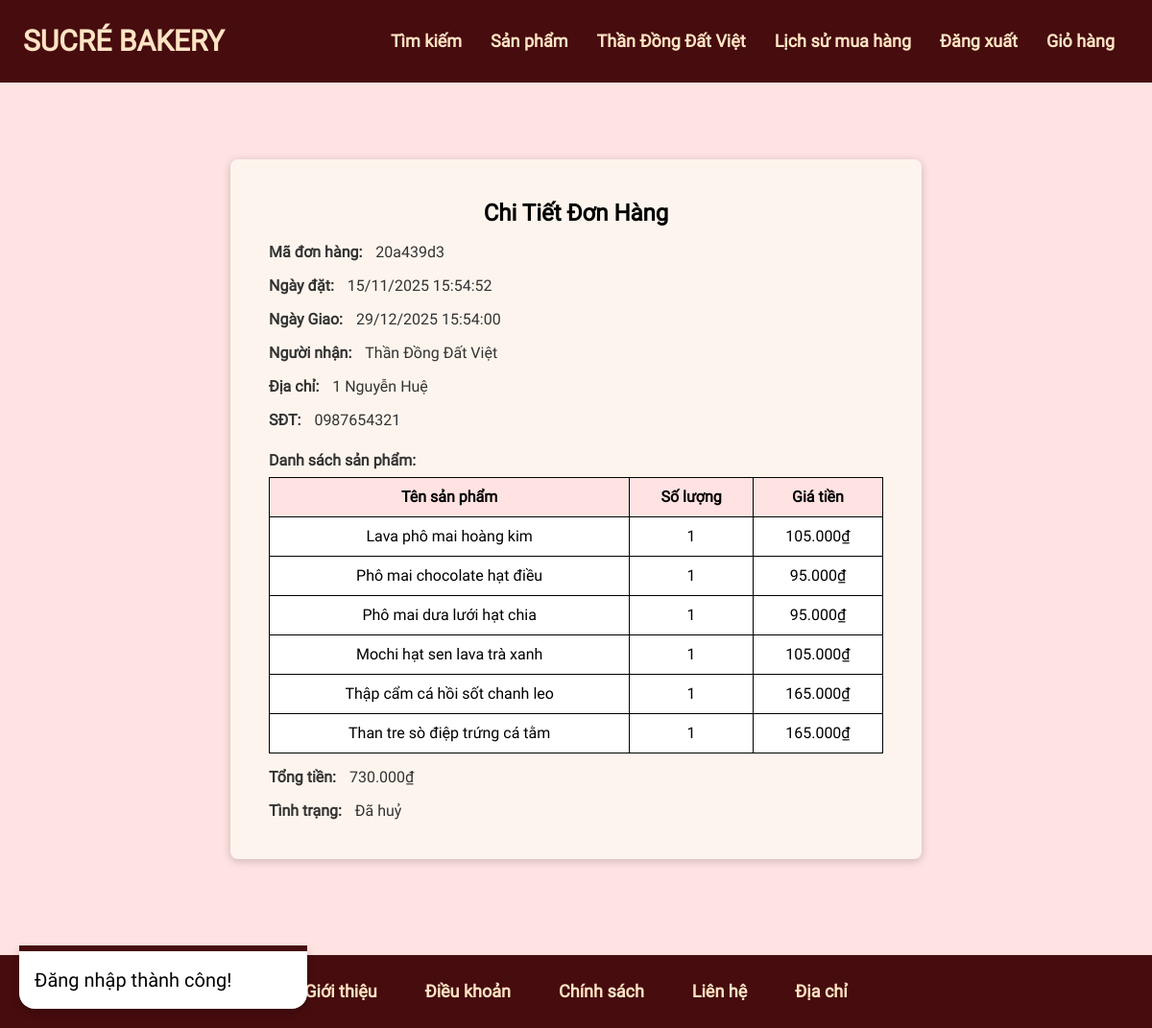
The app's page /?direct=particular&od_id=20a439d3 (signed in) with its own data.
### tables this page shows
CREATE TABLE `user` (
  `us_id` int(11) NOT NULL,
  `us_name` varchar(50) NOT NULL,
  `us_password` varchar(50) NOT NULL,
  `us_number_phone` varchar(10) NOT NULL,
  `us_address` varchar(100) NOT NULL
);

CREATE TABLE `order` (
  `od_id` varchar(8) NOT NULL,
  `od_created_on` datetime NOT NULL,
  `od_delivery_time` datetime NOT NULL,
  `od_person_receive` varchar(50) NOT NULL,
  `od_address` varchar(100) NOT NULL,
  `od_number_phone` varchar(10) NOT NULL,
  `od_price` int(11) NOT NULL,
  `us_id` int(11) NOT NULL,
  `os_id` int(11) NOT NULL,
  `ad_id` int(11) DEFAULT NULL
);

CREATE TABLE `product_order` (
  `pod_id` int(11) NOT NULL,
  `od_id` varchar(8) NOT NULL,
  `pod_name` varchar(50) NOT NULL,
  `pod_quantity` int(11) NOT NULL,
  `pod_price` int(11) NOT NULL,
  `pod_created_on` datetime NOT NULL
);

CREATE TABLE `order_status` (
  `os_id` int(11) NOT NULL,
  `os_name` varchar(50) NOT NULL
);

### api/core.php (called while the page is built, shortened)
<?php
require __DIR__ . "/./trait/account.php";
require __DIR__ . "/./trait/order.php";
class Api
{
    function __construct()
    {
        $hostname = "localhost";
        $username = "root";
        $password = "";
        $database = "db_sucre_web";
        $this->connection = new mysqli($hostname, $username, $password, $database);
    }
}
$api = new Api();

### api/trait/account.php (called while the page is built, shortened)
<?php
trait Account
{
    function get_user_info()
    {
        $us_info = $_SESSION["us_info"] ?? null;
        $us_number_phone = $us_info["us_number_phone"];
        $sql = "SELECT *
                FROM `user`
                WHERE `us_number_phone` = '$us_number_phone';";
        $result = $this->connection->query($sql)->fetch_assoc();
        return $_SESSION["us_info"];
    }
}

### api/trait/order.php (called while the page is built, shortened)
<?php
trait Order
{
    function get_order_info($od_id)
    {
        $sql = "SELECT *
                FROM `order` as od
                INNER JOIN `order_status` as os
                ON od.`os_id` = os.`os_id`
                INNER JOIN `user` as us
                ON od.`us_id` = us.`us_id`
                WHERE od.`od_id` = '$od_id';";
        $result = $this->connection->query($sql);
        return $result->fetch_assoc();
    }
    function get_order_products_info($od_id)
    {
        $sql = "SELECT *
                FROM `product_order`
                WHERE `od_id` = '$od_id'
                ORDER BY `pod_created_on` ASC;";
        $result = $this->connection->query($sql);
        return $result->fetch_all(MYSQLI_ASSOC);
    }
}

### src/user/page/pay/particular.php (the view, shortened to what this page needs)
<?php
global $api;
$od_id = $_GET["od_id"];
$order = $api->get_order_info($od_id);
?>
<div class="layout-container">
    <div class="particular-container">
        <h2 class="particular-title">Chi Tiết Đơn Hàng</h2>
        <p><strong>Mã đơn hàng: </strong> <?= $order["od_id"] ?></p>
        <p><strong>Ngày đặt: </strong><?= convert_datetime($order["od_created_on"]) ?></p>
        <p><strong>Ngày Giao: </strong><?= convert_datetime($order["od_delivery_time"]) ?></p>
        <p><strong>Người nhận: </strong><?= $order["od_person_receive"] ?></p>
        <p><strong>Địa chỉ: </strong><?= $order["od_address"] ?></p>
        <p><strong>SĐT: </strong><?= $order["od_number_phone"] ?></p>
        <h3>Danh sách sản phẩm:</h3>
        <table class="products-table">
            <thead>
                <tr>
                    <th>Tên sản phẩm</th>
                    <th>Số lượng</th>
                    <th>Giá tiền</th>
                </tr>
            </thead>
            <tbody>
                <?php
                $order_total = 0;
                $order_products = $api->get_order_products_info($order["od_id"]);
                foreach ($order_products as $product):
                    $combinedPrice = $product["pod_price"] * $product["pod_quantity"];
                    $order_total += $combinedPrice; ?>
                    <tr>
                        <td><?= $product["pod_name"] ?></td>
                        <td><?= $product["pod_quantity"] ?></td>
                        <td><?= convert_currency($combinedPrice) ?></td>
                    </tr>
                <?php endforeach; ?>
            </tbody>
        </table>
        <p><strong>Tổng tiền: </strong><?= convert_currency($order_total) ?></p>
        <p><strong>Tình trạng: </strong><?= $order["os_name"] ?></p>
    </div>
</div>

### src/user/page/header.php (shortened to what this page needs)
<?php
global $api;
$us_info = $api->get_user_info();
$link_class = $us_info ? "header-name" : "header-option";
$href = $us_info ? "?direct=modify" : "?direct=login";
$link_text = $us_info ? $us_info["us_name"] : "Đăng nhập";
?>
<header>
    <a class="header-logo" href="?direct=home">SUCRÉ BAKERY</a>
    <div class="header-navigation">
        <a class="header-option" href="?direct=search">Tìm kiếm</a>
        <a class="header-option" href="?direct=product">Sản phẩm</a>
        <a class="<?= $link_class ?>" href="<?= $href ?>">
            <?= $link_text ?>
        </a>
        <?php
        if ($us_info) { ?>
            <a class="header-option" href="?direct=history">Lịch sử mua hàng</a>
            <a class="header-option" href="?direct=logout">Đăng xuất</a>
            <a class="header-cart" href="?direct=cart">
                <p>Giỏ hàng</p>
            </a>
        <?php } ?>
    </div>
</header>

### src/util/convert_datetime.php
<?php
function convert_datetime($datetime)
{
    $date = new DateTime($datetime);
    $formattedDate = $date->format("d/m/Y H:i:s");
    echo $formattedDate;
}

### src/util/convert_currency.php
<?php
function convert_currency($price)
{
    $array = str_split(strrev($price));
    $formatted = [];
    $counter = 0;
    foreach ($array as $char) {
        if ($counter == 3) {
            $formatted[] = '.';
            $counter = 0;
        }
        $formatted[] = $char;
        $counter++;
    }
    echo strrev(implode('', $formatted)) . "₫";
}

### index.css (style rules this page uses)
body { background-color: var(--pink-color); }

### src/user/css/header.css (style rules this page uses)
header { position: fixed; background-color: var(--brown-color); width: 100%; display: flex; justify-content: space-between; align-items: center; padding: 24px; box-sizing: border-box; }
.header-logo { font-family: "Roboto"; font-size: 30px; line-height: 36px; color: bisque; font-weight: bold; text-decoration: none; }
.header-navigation { display: flex; }
.header-option { font-family: "Roboto"; font-size: 18px; line-height: 28px; color: bisque; font-weight: bold; border-radius: 9999px; padding: 5px 15px; transition: 0.6s; text-decoration: none; }
.header-cart { display: flex; gap: 5px; font-family: "Roboto"; font-size: 18px; line-height: 28px; color: bisque; font-weight: bold; border-radius: 9999px; padding: 5px 15px; transition: 0.6s; text-decoration: none; }
.header-name { max-width: 250px; font-family: "Roboto"; font-size: 18px; line-height: 28px; color: bisque; font-weight: bold; border-radius: 9999px; padding: 5px 15px; transition: 0.6s; text-decoration: none; overflow: hidden; text-overflow: ellipsis; white-space: nowrap; }

### src/user/css/pay/particular.css (style rules this page uses)
.layout-container { box-sizing: border-box; margin-left: auto; margin-right: auto; min-height: 100vh; padding-bottom: 80px; padding-top: calc(80px + 86px); width: 60%; }
.particular-container { background-color: var(--cream-color); border-radius: 8px; box-shadow: 0 2px 10px var(--shadow-color); margin-bottom: 20px; padding: 40px; }
.particular-title { font-family: "Roboto"; font-size: 24px; font-weight: bold; line-height: 32px; text-align: center; }
.particular-container h3 { color: #333; font-family: "Roboto"; font-size: 16px; font-weight: bold; line-height: 24px; margin-bottom: 5px; padding-top: 20px; }
.particular-container p { color: #333; font-family: "Roboto"; font-size: 16px; line-height: 20px; margin: 0; padding-top: 15px; }
.particular-container p strong { font-weight: bolder; padding-right: 10px; }
.products-table { background-color: white; border-collapse: collapse; width: 100%; }
.products-table th { align-content: center; background-color: var(--pink-color); border: 1px solid black; font-family: "Roboto"; font-size: 16px; font-weight: bold; line-height: 24px; padding: 8px; text-align: center; }
.products-table td { align-content: center; border: 1px solid black; font-family: "Roboto"; font-size: 16px; line-height: 24px; padding: 8px; text-align: center; }

### records on screen
user: us_name "Thần Đồng Đất Việt"
order: od_id "20a439d3", od_created_on "15/11/2025 15:54:52 29/12/2025 15:54:00", od_person_receive "Thần Đồng Đất Việt", od_address "1 Nguyễn Huệ", od_number_phone "0987654321", os.os_name "Đã huỷ"
product_order: pod_name "Lava phô mai hoàng kim", pod_quantity "1", formatted "105.000"
product_order: pod_name "Phô mai chocolate hạt điều", pod_quantity "1", formatted "95.000"
product_order: pod_name "Phô mai dưa lưới hạt chia", pod_quantity "1", formatted "95.000"
product_order: pod_name "Mochi hạt sen lava trà xanh", pod_quantity "1", formatted "105.000"
product_order: pod_name "Thập cẩm cá hồi sốt chanh leo", pod_quantity "1", formatted "165.000"
product_order: pod_name "Than tre sò điệp trứng cá tằm", pod_quantity "1", formatted "165.000"

### other values on screen
$message "Đăng nhập thành công!"
strrev(implode('', $formatted)) "730.000"
